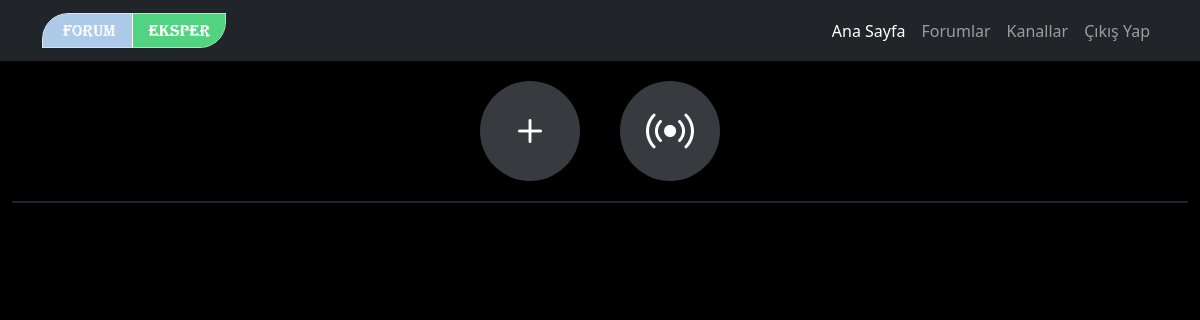
/server/ (signed in), run on an earlier commit of the app's database.
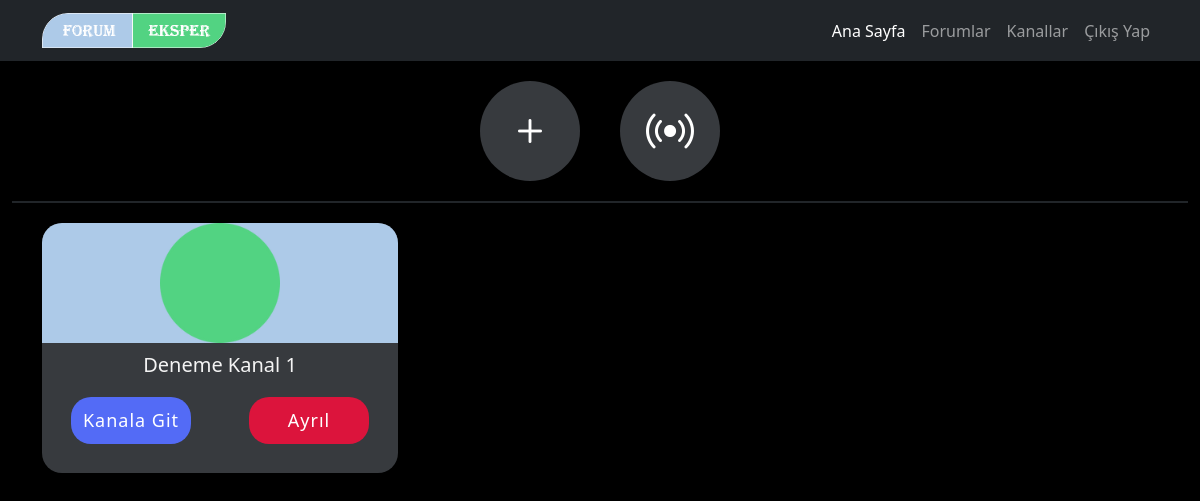
And on a later commit of the database.
### server/models.py (models this page shows, shortened)
class Room(models.Model):
    name = models.CharField(max_length=255, null=True, verbose_name="Kanal Adı")
    slug = models.SlugField(unique=True, editable=False)
    user = models.ForeignKey(User, on_delete=models.CASCADE, null=True, verbose_name="Kanal Sahibi")
    created_at = models.DateTimeField(auto_now_add=True, editable=False, null=True, verbose_name="Oluşturulduğu Tarih")
    modified_at = models.DateTimeField(null=True, verbose_name="Güncellendiği Tarih", blank=True)
    image = models.ImageField(upload_to='kanal/kapak', null=True, blank=True)
    banner = models.ImageField(upload_to='kanal/banner', null=True, blank=True)
    is_private = models.BooleanField(default=False, null=True, verbose_name="Gizli Mi?")
    class Meta:
        verbose_name_plural = "1. Kanallar"

### server/views.py (the view)
# urls.py: path('', rooms, name="rooms"),
@login_required
def rooms(request):
    rooms = Room.objects.filter(membership__group_user=request.user) or Room.objects.filter(user=request.user)
    return render(request, 'pages/chat/rooms.html',{'rooms':rooms})

### templates/pages/chat/rooms.html (shortened to what this page needs)
{% extends 'layout.html' %}
{% load static %}
{% block select_room %}
    <div class="server-body">
        <div class="container-fluid">
            <div class="channels_top">
                <a href="#" class="channels_top_circle" data-bs-toggle="modal" data-bs-target="#createChannel">
                    <i class="bi bi-plus"></i>
                </a>
                <a href="{% url 'room_find' %}" class="channels_top_circle">
                    <i class="bi bi-broadcast"></i>
                </a>
            </div>
            <div class="container">
                <div class="row ">
                    {% for r in rooms %}
                        <div class="col-lg-4">
                            <div class="channel">
                                <div class="channel_image">
                                    <div class="channel_image_cover empty-banner">
                                        {% if room.image %}
                                            {{ room.image }}
                                        {% else %}
                                            <img src="{% static 'img/server/empty_channels.png' %}" alt="cover">
                                        {% endif %}
                                    </div>
                                </div>
                                <div class="channel_name">
                                    <h5>{{ r.name }}</h5>
                                </div>
                                <div class="channel_button">
                                    <a href="{% url 'room' r.slug %}">Kanala Git</a>
                                    <a href="">Ayrıl</a>
                                </div>
                            </div>
                        </div>
                    {% endfor %}
                </div>
            </div>
        </div>
    </div>
{% endblock %}

What changed in the data, as far as the page shows it:
added Room: name "Deneme Kanal 1"
